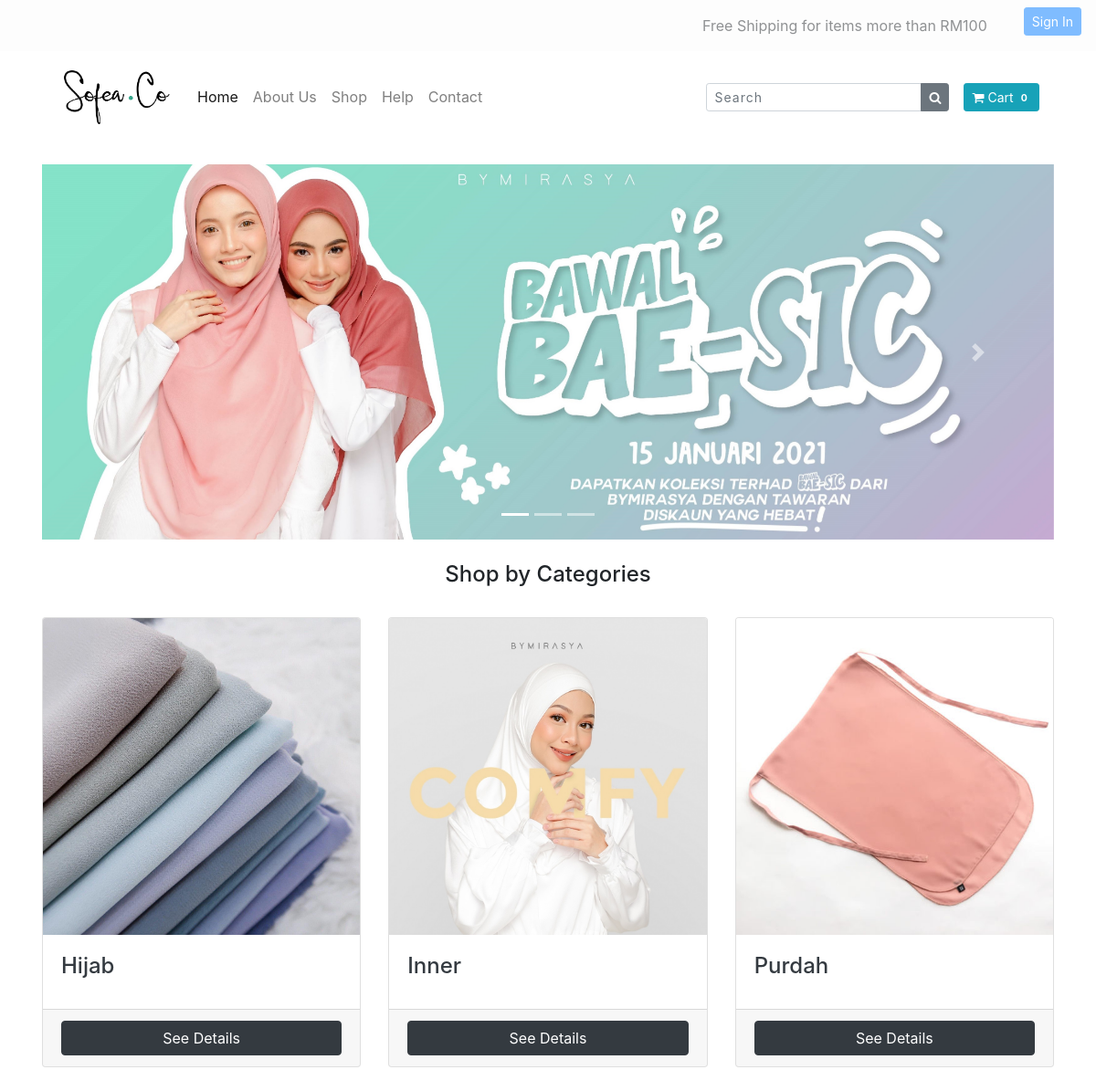
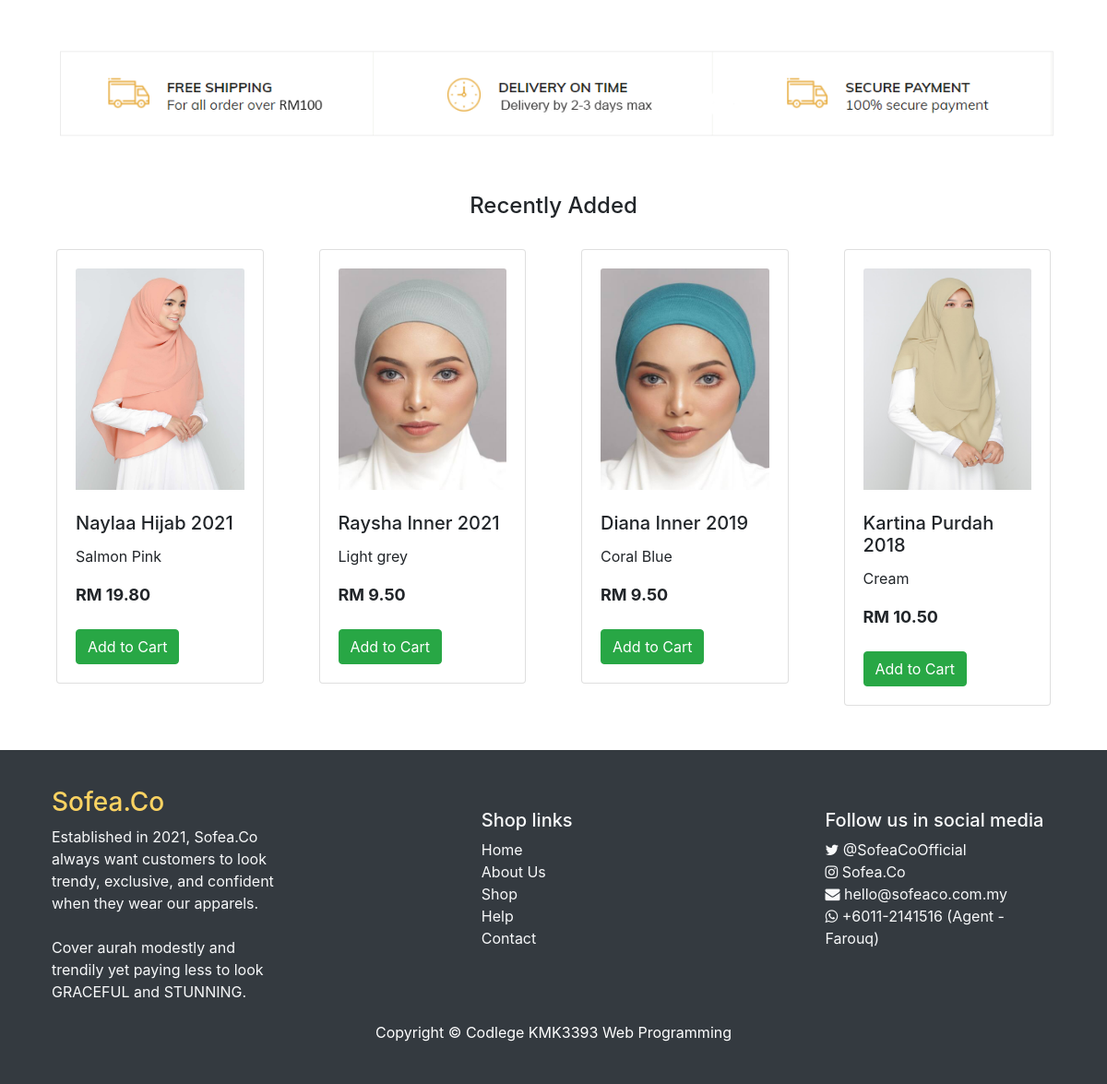
The page / on the database its author committed (2 pictures, top to bottom).
### tables this page shows
CREATE TABLE `products` (
  `id` int(11) NOT NULL,
  `name` varchar(200) NOT NULL,
  `desc` text NOT NULL,
  `price` decimal(10,2) NOT NULL,
  `quantity` int(11) NOT NULL,
  `img` text NOT NULL,
  `date_added` date NOT NULL,
  `category` int(11) NOT NULL
);

### index.php (the view, shortened to what this page needs)
<!DOCTYPE html>
<html lang="en">
<head>
  <link href="vendor/bootstrap/css/bootstrap.min.css" rel="stylesheet">
  <link href="css/shop-homepage.css" rel="stylesheet">
  <link href="https://maxcdn.bootstrapcdn.com/font-awesome/4.7.0/css/font-awesome.min.css" rel="stylesheet">
</head>
<body>
 <div class="search-bar">
  <div class="container">
<nav class="navbar navbar-expand-sm bg-white navbar-light">
  <a class="navbar-brand" href="index.php">
    <img src="img/logo.png" alt="Sofea.Co" style="width:130px;">
  </a>
  <ul class="navbar-nav">
    <li class="nav-item active text-dark">
      <a class="nav-link" href="index.php">Home</a>
    </li>
    <li class="nav-item">
            <a class="nav-link" href="About Us.html">About Us</a>
          </li>
          <li class="nav-item">
            <a class="nav-link" href="shop.php">Shop</a>
          </li>
          <li class="nav-item">
            <a class="nav-link" href="Help.html">Help</a>
          </li>
		<li class="nav-item">
            <a class="nav-link" href="Contact Us.html">Contact</a>
        </li>
  </ul>
            <form class="form-inline my-2 my-lg-0 ml-auto" action="">
                <div class="input-group input-group-sm">
                    <input type="text" class="form-control" aria-label="Small" aria-describedby="inputGroup-sizing-sm" placeholder="Search">
                    <div class="input-group-append">
                        <button type="button" class="btn btn-secondary btn-number">
                            <i class="fa fa-search"></i>
                        </button>
                    </div>
                </div>
                <a class="btn btn-info btn-sm ml-3" href="Empty Cart.html">
                    <i class="fa fa-shopping-cart"></i> Cart
                    <span class="badge badge-#95E3DA">0</span>
                </a>
            </form>
		</div>
</div>
  <nav class="navbar navbar-expand-lg fixed-top transparent" id="nav1">
        <ul class="navbar-nav ml-auto">
		<span class="navbar-text">
		  Free Shipping for items more than RM100
		</span>
          <li class="nav-item ">
            <a href="login.php" class="btn btn-outline-primary btn-sm active" role="button" aria-pressed="true">Sign In</a>
          </li>
		</ul>
  </nav>
  <div class="container">
    <div class="row">
      <div class="col-lg-12">
        <div id="carouselExampleIndicators" class="carousel slide my-4" data-ride="carousel">
          <ol class="carousel-indicators">
            <li data-target="#carouselExampleIndicators" data-slide-to="0" class="active"></li>
            <li data-target="#carouselExampleIndicators" data-slide-to="1"></li>
            <li data-target="#carouselExampleIndicators" data-slide-to="2"></li>
          </ol>
          <div class="carousel-inner" role="listbox">
            <div class="carousel-item active">
              <img class="d-block img-fluid" src="img/baesic.jpg" alt="First slide">
			</div>
          </div>
          <a class="carousel-control-prev" href="#carouselExampleIndicators" role="button" data-slide="prev">
            <span class="carousel-control-prev-icon" aria-hidden="true"></span>
          </a>
          <a class="carousel-control-next" href="#carouselExampleIndicators" role="button" data-slide="next">
            <span class="carousel-control-next-icon" aria-hidden="true"></span>
          </a>
        </div>
		<h4 style= "text-align: center">Shop by Categories</h4><br>
        <div class="row">
          <div class="col-lg-4 col-md-6 mb-4">
            <div class="card h-100">
              <a href="#"><img class="card-img-top" src="img/hijab.jpg" alt=""></a>
              <div class="card-body">
                <h4 class="card-title">
                  <a href="Hijab.html" style="text-align: center;" class="text-dark">Hijab</a>
                </h4>
              </div>
              <div class="card-footer">
                <button type="button" class="btn btn-dark btn-block" >See Details</button>
              </div>
            </div>
          </div>
          <div class="col-lg-4 col-md-6 mb-4">
            <div class="card h-100">
              <a href="#"><img class="card-img-top" src="img/inner1.jpg" alt=""></a>
              <div class="card-body">
                <h4 class="card-title">
                  <a href="Inner.html" style="text-align: center;" class="text-dark">Inner</a>
                </h4>
              </div>
              <div class="card-footer">
                <button type="button" class="btn btn-dark btn-block" >See Details</button>
              </div>
            </div>
          </div>
          <div class="col-lg-4 col-md-6 mb-4">
            <div class="card h-100">
              <a href="Purdah.html"><img class="card-img-top" src="img/purdah.jpg" alt=""></a>
              <div class="card-body">
                <h4 class="card-title">
                  <a href="#" style="text-align: center;" class="text-dark">Purdah</a>
                </h4>
              </div>
              <div class="card-footer">
                <button type="button" class="btn btn-dark btn-block" >See Details</button>
              </div>
            </div>
          </div>
		</div>
		<br></br>
		<div class="container">
			<div class="row">
				<img src="img/promo gurantee.png" alt="Free Shipping" style="width:1100px; height: 115px;" class="img-fluid">
			</div>
		</div>
		<br><br>
		<h4 style= "text-align: center">Recently Added</h4>
		<br>
    <div class="card-deck">
      <?php
        include('config.php');
        $sql  = "SELECT * FROM products ORDER BY date_added DESC LIMIT 4";
        $result = mysqli_query($con, $sql);
        $recent_added = array();
        while($row = mysqli_fetch_assoc($result)) {
            $recent_added[] = $row;
        }
        foreach ($recent_added as $key=> $products){
          ?>
      <div class="col-sm-6 col-md-3">
			<div class="card bg-white">
				<div class="card-body">
					<a href="#"><img class="card-img-top" src="img/<?=$products['img'];?>" alt="" width="160" height="240"></a><br><br>
					<h5 class="card-title"><?=$products['name'];?></h5>
          <p class="card-text"><?=$products['desc'];?></p>
          <strong style="font-size: 18px;"><span>RM <?=$products['price'];?></span></strong><br><br>
					<button type="button" class="btn btn-success" onclick="addToCart(<?=$products['id'];?>)">Add to Cart</button>
				</div>
      </div>
    </div>
      <?php } ?>
		</div>
      </div>
    </div>
  </div>
  <br></br>
<footer class="text-light">
    <div class="container">
        <div class="row">
            <div class="col-md-3 col-lg-4 col-xl-3">
                <h3 style ="color: #fcd362">Sofea.Co</h3>
                <p>Established in 2021, Sofea.Co always want customers to look trendy, exclusive, and confident when they wear our apparels.
				<br><br>Cover aurah modestly and trendily yet paying less to look GRACEFUL and STUNNING.</p>
            </div>
            <div class="col-md-2 col-lg-2 col-xl-2 mx-auto">
                <br><h5>Shop links</h5>
                <ul class="list-unstyled">
                    <li><a href="Home.html">Home</a></li>
                    <li><a href="About Us.html">About Us</a></li>
                    <li><a href="">Shop</a></li>
                    <li><a href="Help.html">Help</a></li>
					<li><a href="Contact Us.html">Contact</a></li>
                </ul>
            </div>
            <div class="col-md-4 col-lg-3 col-xl-3">
                <br><h5>Follow us in social media</h5>
                <ul class="list-unstyled">
                    <li><i class="fa fa-twitter"></i> @SofeaCoOfficial</li>
                    <li><i class="fa fa-instagram"></i> Sofea.Co</li>
                    <li><i class="fa fa-envelope"></i> hello@sofeaco.com.my</li>
                    <li><i class="fa fa-whatsapp"></i> +6011-2141516 (Agent - Farouq)</li>
                </ul>
            </div>
        </div>
    </div>
<div class="py-1 bg-dark">
    <div class="container">
      <p class="m-0 text-center text-white">Copyright &copy; Codlege KMK3393 Web Programming</p>
    </div>
</div>
</footer>
</body>
</html>

### css/shop-homepage.css (style rules this page uses)
body { padding-top: 56px; }
html { box-sizing: border-box; }
*, *:before, *:after { box-sizing: inherit; }
.container { padding: 0 16px; }
.container::after, .row::after { content: ""; clear: both; display: table; }
.form-control, textarea { max-width: 400px; background-color: #ffffff; color: #000; letter-spacing: 1px; }
footer { background: #343a40; padding: 40px; }
footer a { color: #f8f9fa }
#nav1 { background-color:#fcfcfc; opacity: 0.5; filter:(opacity=50); }

### index.php (style rules this page uses)
footer { background: #343a40; padding: 40px; }
footer a { color: #f8f9fa }

### rows shown on the page
products: img (picture), name "Naylaa Hijab 2021", desc "Salmon Pink", price "19.80"
products: img (picture), name "Raysha Inner 2021", desc "Light grey", price "9.50"
products: img (picture), name "Diana Inner 2019", desc "Coral Blue", price "9.50"
products: img (picture), name "Kartina Purdah 2018", desc "Cream", price "10.50"
